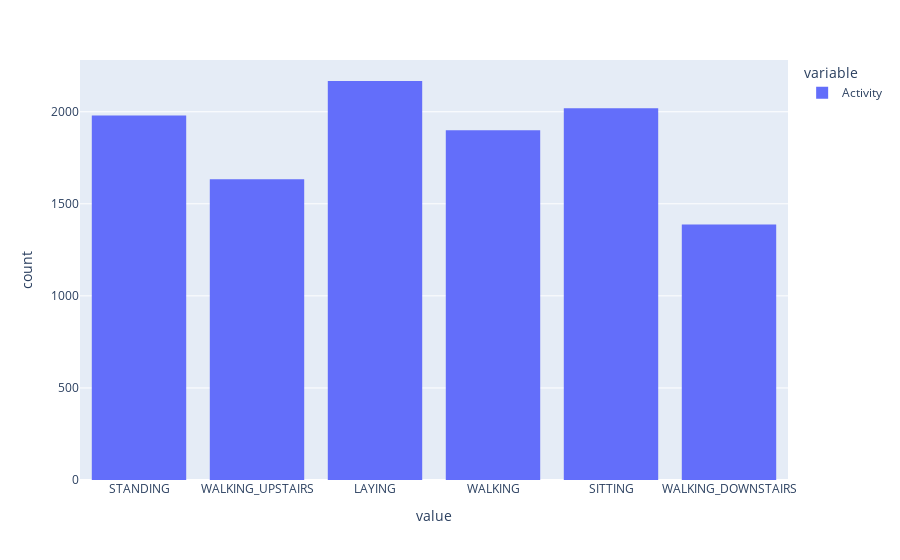

The notebook cell saved with this chart:
### Code cell
sns.set()
plt.figure(figsize=(16, 12))
px.histogram(df['Activity'])

### Figure 1 — Plotly figure (JSON) as saved in the notebook; plotly's stock layout.template omitted (floating-point values rounded to 4 significant figures; data arrays with more than 128 entries replaced by an {"elided": "..."} marker saying what was removed)
{"data": [{"alignmentgroup": "True", "bingroup": "x", "hovertemplate": "variable=Activity<br>value=%{x}<br>count=%{y}<extra></extra>", "legendgroup": "Activity", "marker": {"color": "#636efa"}, "name": "Activity", "offsetgroup": "Activity", "orientation": "v", "showlegend": true, "type": "histogram", "x": {"elided": "11086 str values"}, "xaxis": "x", "yaxis": "y"}], "layout": {"barmode": "relative", "legend": {"title": {"text": "variable"}, "tracegroupgap": 0}, "margin": {"t": 60}, "xaxis": {"anchor": "y", "domain": [0, 1], "title": {"text": "value"}}, "yaxis": {"anchor": "x", "domain": [0, 1], "title": {"text": "count"}}}}
